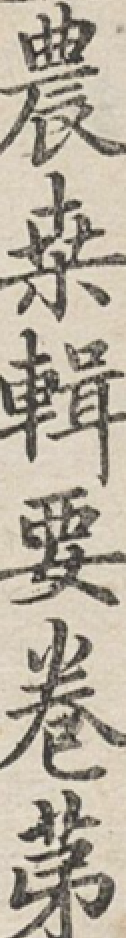
#> input picture input1.jpg, 126 x 938 px; its folder holds only this picture in this run
$ python 9_calculate_black_pixels.py
#> lines starting #> are read from the running program, lines starting #| are printed output that depends on the picture
import cv2
import os
import matplotlib.pyplot as plt

def calculate_black_pixels_percentage(binary_image):
    total_pixels = binary_image.shape[0] * binary_image.shape[1]
    black_pixels = total_pixels - cv2.countNonZero(binary_image)
    black_pixels_percentage = (black_pixels / total_pixels) * 100
    return black_pixels_percentage

def process_images_in_folder(input_folder):
    # 获取文件夹中的所有图片文件
#> called with input_folder = './'
    image_files = [f for f in os.listdir(input_folder) if f.lower().endswith(('.jpg', '.jpeg', '.png', '.bmp'))]

    # 用于保存黑色像素占比的结果和计算平均数
    result = []
    total_black_pixels_percentage = 0

    for image_file in image_files:
        # 构建图像文件的完整路径
        image_path = os.path.join(input_folder, image_file)

        # 读取图像并转换为灰度图像
        binary_image = cv2.imread(image_path, cv2.IMREAD_GRAYSCALE)
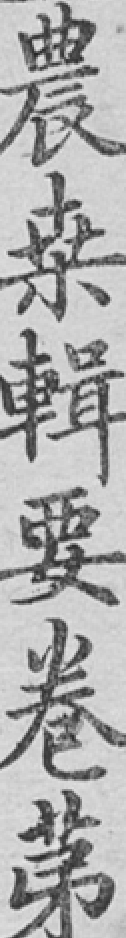
#> binary_image: shape (938, 126); min 35, max 233, mean 173.1

        # 计算黑色像素的占比
        black_pixels_percentage = calculate_black_pixels_percentage(binary_image)
#> in calculate_black_pixels_percentage, `black_pixels = total_pixels - cv2.countNonZero(binary_image)`: black_pixels = 0
#> black_pixels_percentage = 0

        # 打印结果
        print(f"Image: {image_file}, Black pixels percentage: {black_pixels_percentage:.2f}%")
#| Image: input1.jpg, Black pixels percentage: 0.00%

        # 将结果保存到列表中
        result.append(black_pixels_percentage)
        total_black_pixels_percentage += black_pixels_percentage
#> total_black_pixels_percentage = 0

    # 计算平均数
    average_black_pixels_percentage = total_black_pixels_percentage / len(result)
#> average_black_pixels_percentage = 0

    # 打印平均数
    print(f"Average black pixels percentage: {average_black_pixels_percentage:.2f}%")
#| Average black pixels percentage: 0.00%

    # 绘制图表
    plt.bar(image_files, result)
    plt.xlabel('Image')
    plt.ylabel('Black pixels percentage')
    plt.title('Black Pixels Percentage in Images')
    plt.xticks(rotation=45)
    plt.show()
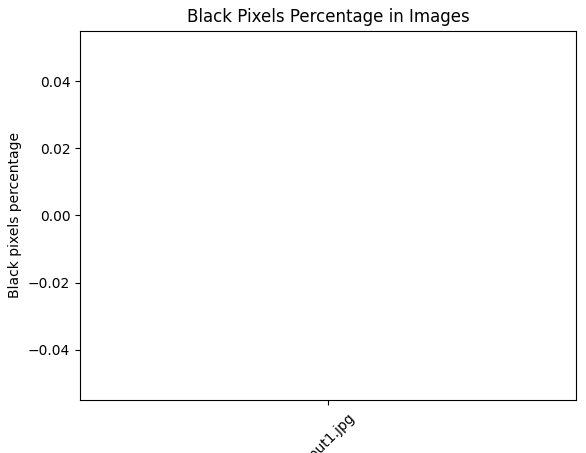
#> figure drawn by matplotlib, 1 panel

# 指定输入文件夹路径
input_folder = './'  # 请替换为你的文件夹路径

# 处理图像并打印结果和图表
process_images_in_folder(input_folder)
